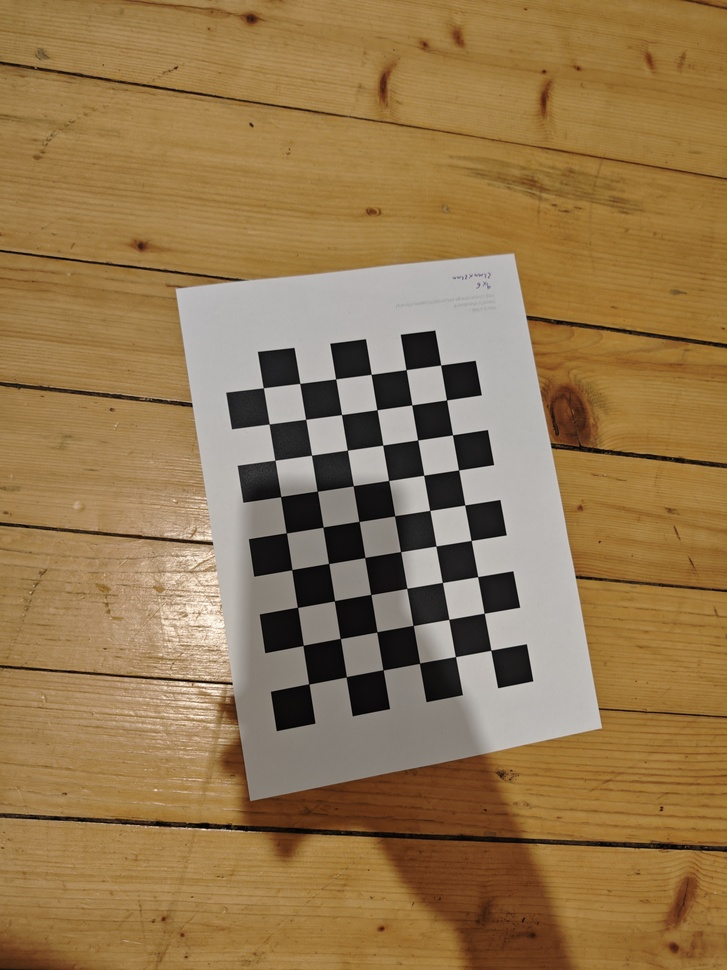
#> input picture 1_Photos/calibration/IMG_20241218_202717.jpg, 727 x 970 px, shrunk from 3072 x 4096 before the run; its folder holds only this picture in this run
$ jupyter execute calibrate.ipynb
#> lines starting #> are read from the running program, lines starting #| are printed output that depends on the picture; after the words box and inside, x2 and y2 are one past the last pixel; in counts of white or black regions, pixels touching at a corner belong together
[cell 1]
import cv2
from matplotlib import pyplot as plt
import numpy as np
import glob

[cell 2]
# termination criteria
criteria = (cv2.TERM_CRITERIA_EPS + cv2.TERM_CRITERIA_MAX_ITER, 30, 0.001)

# prepare object points, like (0,0,0), (1,0,0), (2,0,0) ....,(6,5,0)
GRID_H = 9
GRID_W = 6

objp = np.zeros((GRID_H*GRID_W,3), np.float32)
objp[:,:2] = np.mgrid[0:GRID_H,0:GRID_W].T.reshape(-1,2)

# Arrays to store object points and image points from all the images.
objpoints = [] # 3d point in real world space
imgpoints = [] # 2d points in image plane.

images = glob.glob('calibration/*.jpg')

for fname in images:
    img = cv2.imread(fname)
#> img is the input picture: shape (970, 727, 3); mean B, G, R 79, 119.1, 148
    gray = cv2.cvtColor(img, cv2.COLOR_BGR2GRAY)
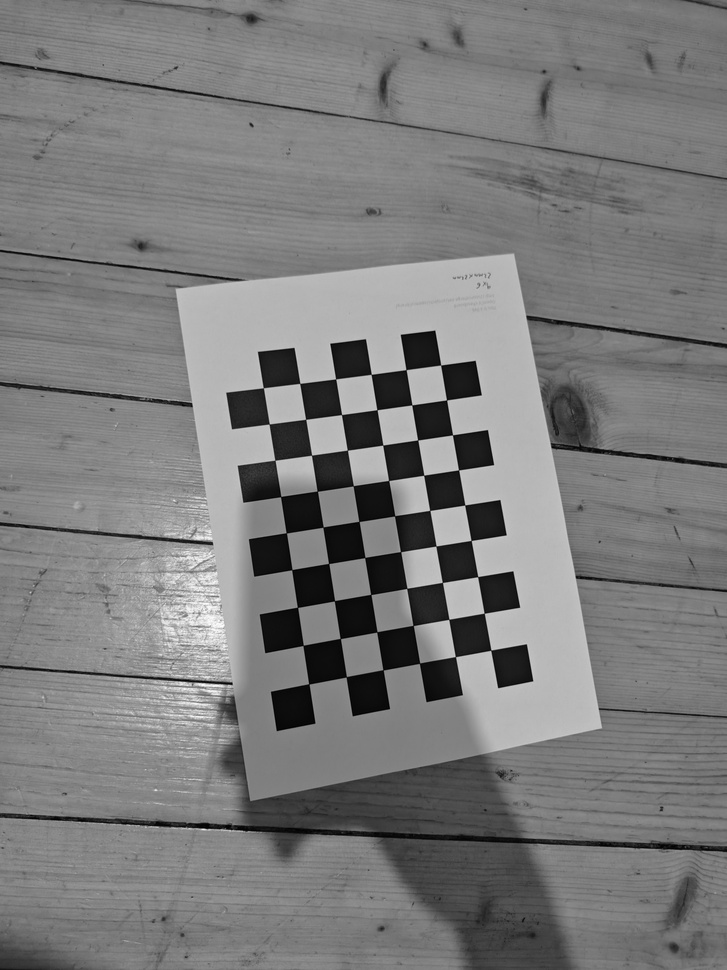
#> gray: shape (970, 727); min 0, max 253, mean 123.2

    # Find the chess board corners
    ret, corners = cv2.findChessboardCorners(gray, (GRID_H,GRID_W), None)
#> ret = True; corners = 54 rows, first 8: [308.8, 683.8], [303.2, 645.4], [297.5, 607.3], [291.8, 569.7], [286.3, 532.8], [280.6, 496.6], [274.9, 460.2], [269.2, 424]

    # If found, add object points, image points (after refining them)
    if ret == True:
        objpoints.append(objp)

        corners2 = cv2.cornerSubPix(gray,corners, (11,11), (-1,-1), criteria)
#> corners2 = 54 rows, first 8: [308.8, 683.9], [303.1, 645.4], [297.5, 607.4], [291.8, 569.6], [286.3, 532.8], [280.7, 496.5], [275, 460.2], [269.2, 424]
        imgpoints.append(corners2)

        # Draw and display the corners
        cv2.drawChessboardCorners(img, (GRID_H,GRID_W), corners2, ret)
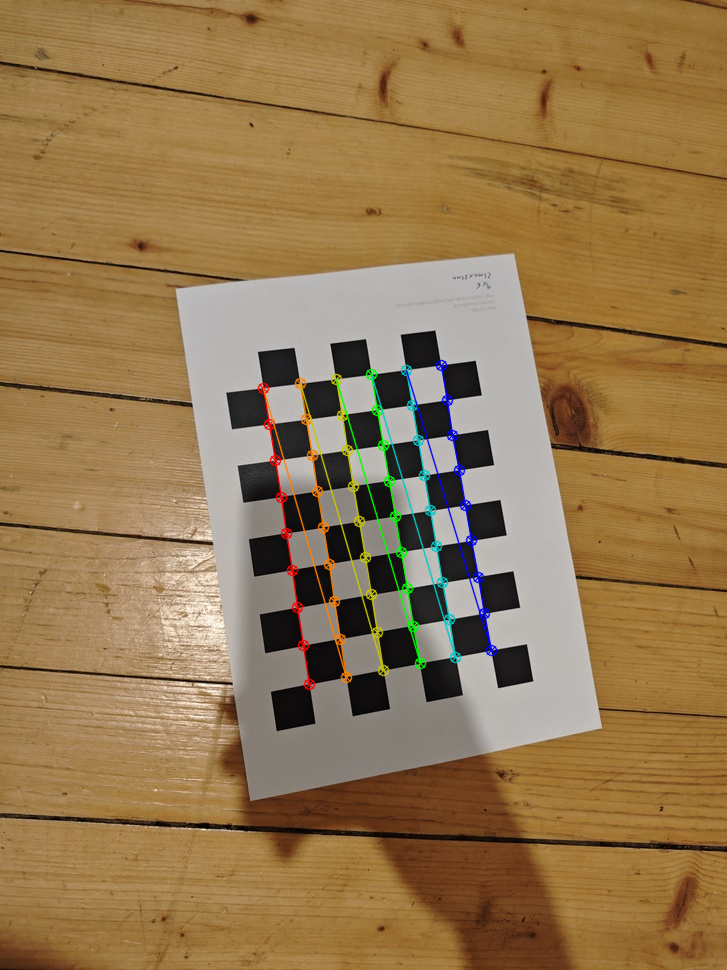
#> img: shape (970, 727, 3); 1.93% of pixels changed, all inside (x1, y1, x2, y2) = (257, 359, 498, 691)
        #cv.imshow('img', img)
        #cv.waitKey(500)

#cv.destroyAllWindows()
ret, mtx, dist, rvecs, tvecs = cv2.calibrateCamera(objpoints, imgpoints, gray.shape[::-1], None, None)
#> ret = 0.11; mtx = [[699, 0, 358.4], [0, 699.1, 503.6], [0, 0, 1]]; dist = [[0.489, -4.73, 0.00132, -0.00205, 16.27]]; rvecs = ([0.0286, -0.17, -1.72],); tvecs = ([-1.3, 4.73, 18.65],)

[cell 3]
objpoints[0].shape, imgpoints[0].shape
#> Out = ((54, 3), (54, 1, 2))

[cell 4]
len(objpoints), len(imgpoints)
#> Out = (1, 1)

[cell 5]
img = cv2.imread('distance/IMG_20241218_203031.jpg')
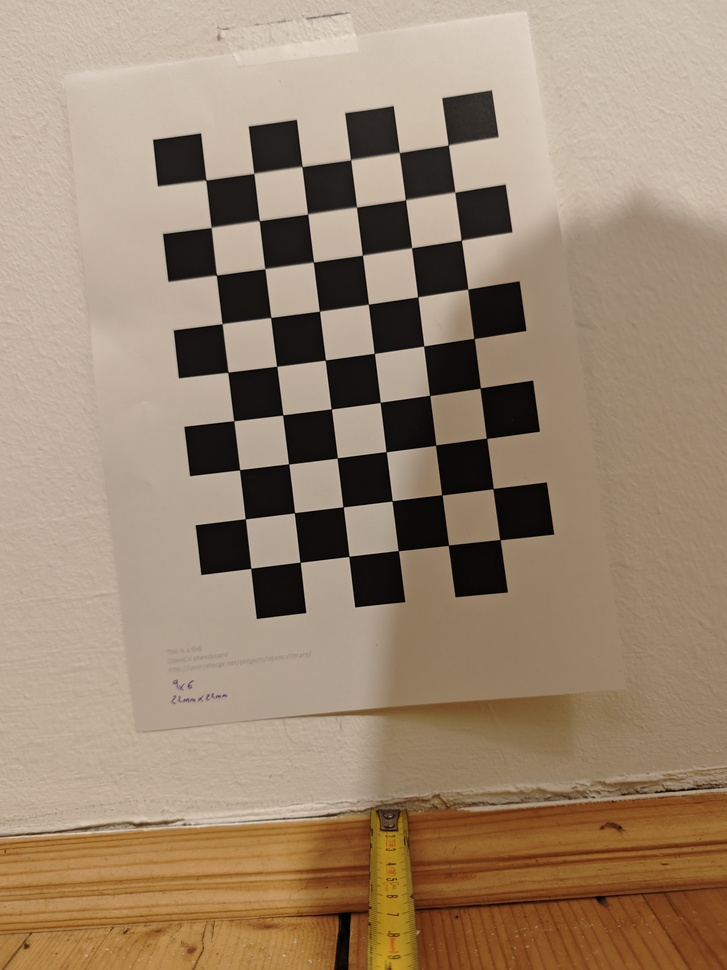
#> input picture 1_Photos/distance/IMG_20241218_203031.jpg, 727 x 970 px, shrunk from 3072 x 4096 before the run
#> img is the input picture: shape (970, 727, 3); mean B, G, R 111.5, 134, 155.2
h,  w = img.shape[:2]
#> h = 970; w = 727
newcameramtx, roi = cv2.getOptimalNewCameraMatrix(mtx, dist, (w,h), 1, (w,h))
#> newcameramtx = [[747.1, 0, 359.3], [0, 1265, 434.5], [0, 0, 1]]; roi = (295, 289, 127, 326)

dst = cv2.undistort(img, mtx, dist, None, newcameramtx)
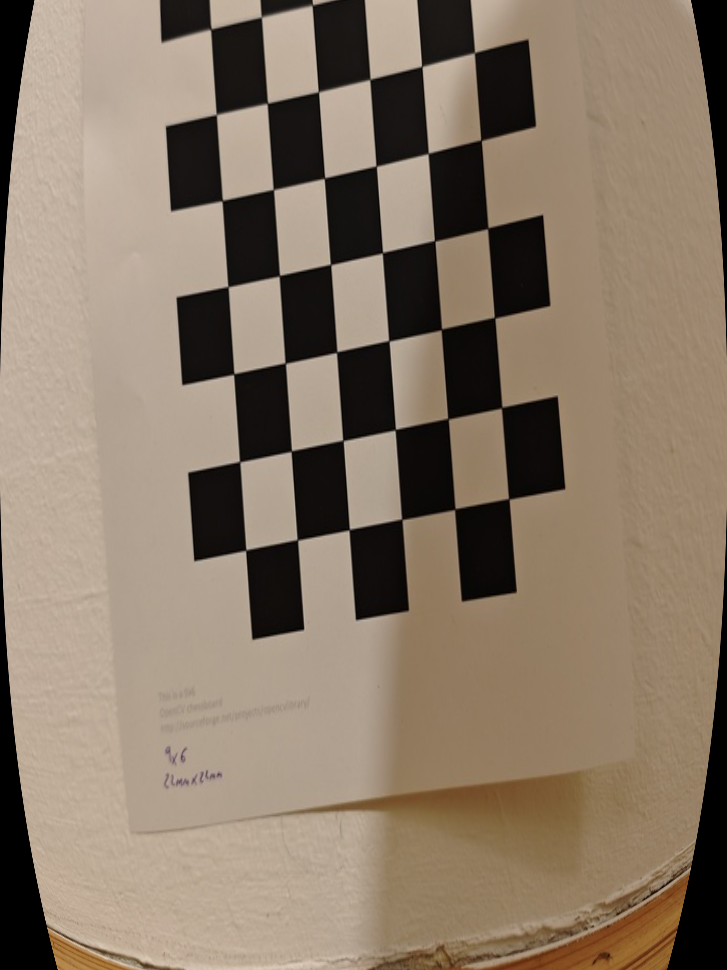
#> dst: shape (970, 727, 3); mean B, G, R 104.1, 121.6, 137.8

# Assuming 'img' and 'dst' are already defined (e.g., as NumPy arrays)
plt.figure(figsize=(10, 5))  # Set the figure size

# Display the first image
plt.subplot(1, 2, 1)  # 1 row, 2 columns, first subplot
plt.imshow(img)
plt.title("Image 1")
plt.axis("off")  # Turn off the axis

# Display the second image
plt.subplot(1, 2, 2)  # 1 row, 2 columns, second subplot
plt.imshow(dst)
plt.title("Image 2")
plt.axis("off")  # Turn off the axis

plt.tight_layout()  # Adjust layout to prevent overlap
plt.show()
#> figure, not shown here; B, G, R data is drawn as R, G, B
